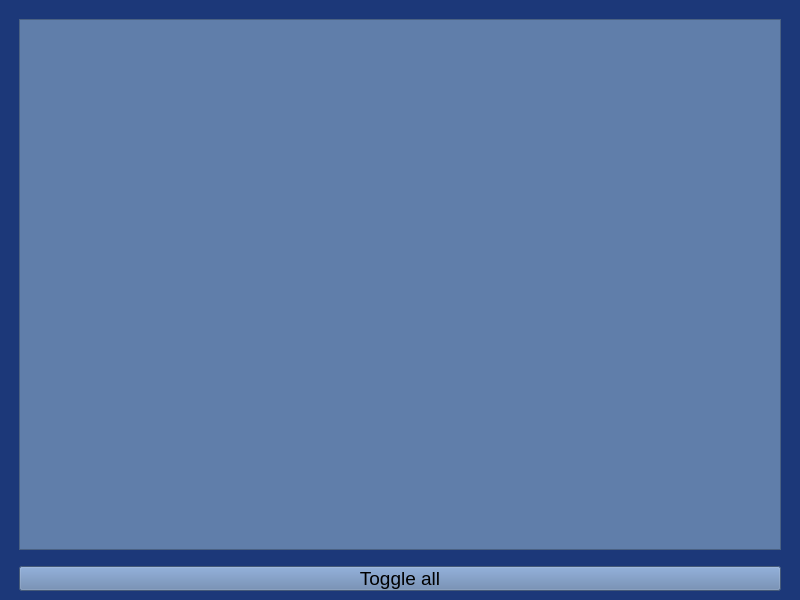
<?xml version="1.0" encoding="UTF-8"?>
<ui version="4.0">
 <class>MainWindow</class>
 <widget class="QMainWindow" name="MainWindow">
  <property name="geometry">
   <rect>
    <x>0</x>
    <y>0</y>
    <width>800</width>
    <height>600</height>
   </rect>
  </property>
  <property name="windowTitle">
   <string>MainWindow</string>
  </property>
  <property name="styleSheet">
   <string notr="true">QWidget{
background-color:#1C3879;
}
QListWidget{
background-color:#607EAA;
margin:10%;
font:14pt;
}
QPushButton{
background-color:#607EAA;
margin-left:10%;
margin-right:10%;
font:14pt;
}</string>
  </property>
  <widget class="QWidget" name="centralwidget">
   <layout class="QGridLayout" name="gridLayout">
    <item row="1" column="0">
     <widget class="QPushButton" name="pushButton">
      <property name="text">
       <string>Toggle all</string>
      </property>
     </widget>
    </item>
    <item row="0" column="0">
     <widget class="QListWidget" name="listWidget"/>
    </item>
   </layout>
  </widget>
 </widget>
 <resources/>
 <connections/>
</ui>
